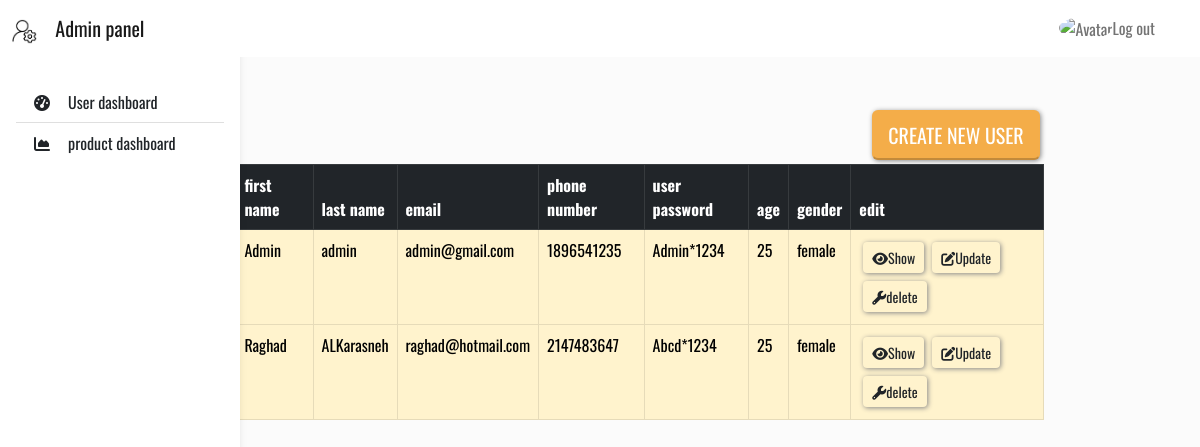
/admin_dashboard/user_dashboard.php, run on the app's committed database.
### tables this page shows
CREATE TABLE `user` (
  `user_id` int(100) NOT NULL,
  `user_first_name` varchar(255) NOT NULL,
  `user_last_name` varchar(255) NOT NULL,
  `user_email` varchar(255) NOT NULL,
  `phone_num` int(100) NOT NULL,
  `user_password` varchar(255) NOT NULL,
  `age` int(100) NOT NULL,
  `gender` enum('male','female') NOT NULL,
  `is_admin` tinyint(1) NOT NULL,
  `is_deleted` tinyint(1) NOT NULL,
  `created_at` timestamp NOT NULL DEFAULT current_timestamp(),
  `updated_at` timestamp NOT NULL DEFAULT current_timestamp()
);

### admin_dashboard/user_dashboard.php (the view, shortened to what this page needs)
<?php
include "../connection.php";
?>
<!DOCTYPE html>
<html lang="en">
<head>
<link href="https://cdn.jsdelivr.net/npm/bootstrap@5.2.0-beta1/dist/css/bootstrap.min.css" rel="stylesheet">
    <link rel="stylesheet" href="user_dashboard.css?v=<?php echo time(); ?>">
    <link rel="stylesheet" href="dashboard.css?v=<?php echo time(); ?>">
</head>
<body>
<header  >
            <nav id="sidebarMenu" class="collapse d-lg-block sidebar collapse bg-white">
              <div class="position-sticky">
                <div class="list-group list-group-flush mx-3 mt-4">
                  <a href="user_dashboard.php" class="list-group-item list-group-item-action py-2 ripple" aria-current="true">
                    <i class="fas fa-tachometer-alt fa-fw me-3"></i><span>User dashboard</span>
                  </a>
                  <a href="product_dashboard.php" class="list-group-item list-group-item-action py-2 ripple ">
                    <i class="fas fa-chart-area fa-fw me-3"></i><span>product dashboard</span>
                  </a>
                </div>
              </div>
            </nav>
            <nav id="main-navbar" class="navbar navbar-expand-lg navbar-light bg-white fixed-top">
              <div class="container-fluid">
                <a class="navbar-brand" href="dashboard.php">
                  <img height="25" alt="MDB Logo"
                    loading="lazy" />
                    &nbsp;&nbsp; Admin panel
                </a>
                <ul class="navbar-nav ms-auto d-flex flex-row">
                    <a class="nav-link avatar_logout hidden-arrow d-flex align-items-center" href="../loginPage/login.php"
                      id="navbarDropdownMenuLink" role="button"  aria-expanded="false">
                      <img src="https://icon-library.com/images/avatar-icon-images/avatar-icon-images-4.jpg" class="rounded-circle"
                        height="22" alt="Avatar" loading="lazy" />
                        Log out
                    </a>
              </div>
            </nav>
          </header>
          <main style="margin-top: 58px;">
            <div class="container pt-4"></div>
          </main>
  <br>
<div class="dbcontainer" >
<button type="button" class="btn btn-sunny  text-uppercase"><a class="a_button_create" href="user_create.php">create new user</a></button>
<table class="table container table-bordered table-dark">
  <thead>
    <tr>
      <th scope="col">id</th>
      <th scope="col">first name</th>
      <th scope="col">last name</th>
      <th scope="col">email</th>
      <th scope="col">phone number</th>
      <th scope="col">user password</th>
      <th scope="col">age</th>
      <th scope="col">gender</th>
      <th scope="col">edit</th>
    </tr>
  </thead>
  <tbody class="table-warning">
    <?php
    $stmt = $conn->query("SELECT * FROM user ");
    while($user = $stmt->fetch_assoc())
    {
      if($user['is_deleted']== 0)
      {
        echo "<tr>
        <th scope='row'>$user[user_id]</th>
        <td>$user[user_first_name]</td>
        <td>$user[user_last_name]</td>
        <td>$user[user_email]</td>
        <td>$user[phone_num]</td>
        <td>$user[user_password]</td>
        <td>$user[age]</td>
        <td>$user[gender]</td>
        <td> ";
        echo '<a href="../profile_page/user_profile.php?id='. $user['user_id'] .'"<button  class="btn  btn-sm"><i class="fa-solid fa-eye"></i>Show</button></a>';
        echo '<a href="user_update.php?id='. $user['user_id'] .'"<button  class="btn  btn-sm"><i class="fa-solid fa-pen-to-square"></i>Update</button></a>';
        echo '<a href="user_delete.php?id='. $user['user_id'] .'"<button  class="btn  btn-sm"><i class="fa-solid fa-wrench"></i>delete</button></a>';
      echo "</tr>";
      }
    };
    ?>
  </tbody>
</table>
</body>
</html>

### admin_dashboard/user_dashboard.css (style rules this page uses)
.a_button_create { font-size: 20px; text-decoration: none; color: black; }
body { font-family: 'Oswald', sans-serif; display: flex; flex-direction: column; align-items: center; }
.avatar_logout { margin-right: 25px; }
.btn { margin: 4px; box-shadow: 1px 1px 5px #888888; }
.btn-sunny { height: 50px; width: 20%; color: #fff; background-color: #f4ad49; border-bottom:2px solid #c38a3a; }
.btn-sunny a { color:rgb(255, 255, 255); }

### admin_dashboard/dashboard.css (style rules this page uses)
body { background-color: #fbfbfb; }
@media (min-width: 991.98px) { main { padding-left: 240px; } }
.dbcontainer { width:70%; margin-left: 4%; display: flex; flex-direction: column; align-items:flex-end; }
.sidebar { position: fixed; top: 0; bottom: 0; left: 0; padding: 58px 0 0; box-shadow: 0 2px 5px 0 rgb(0 0 0 / 5%), 0 2px 10px 0 rgb(0 0 0 / 5%); width: 240px; z-index: 600; }

### data on the page
user: user_first_name "Admin", user_last_name "admin", user_email "admin@gmail.com", phone_num "1896541235", user_password "Admin*1234", age "25", gender "female"
user: user_first_name "Raghad", user_last_name "ALKarasneh", user_email "raghad@hotmail.com", phone_num "2147483647", user_password "Abcd*1234", age "25", gender "female"
